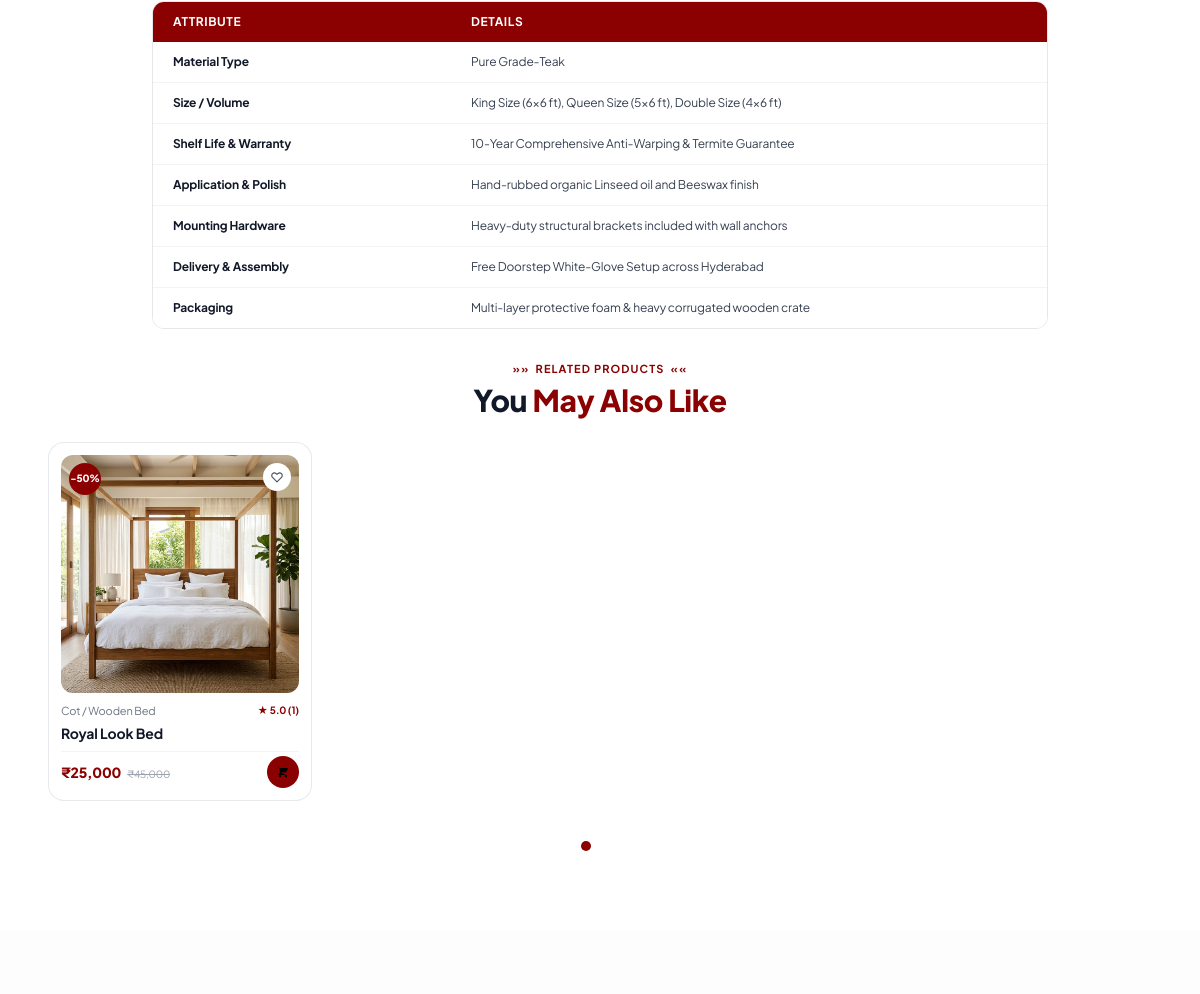
Page /product/24/ (signed in, middle part) on the earlier database version.
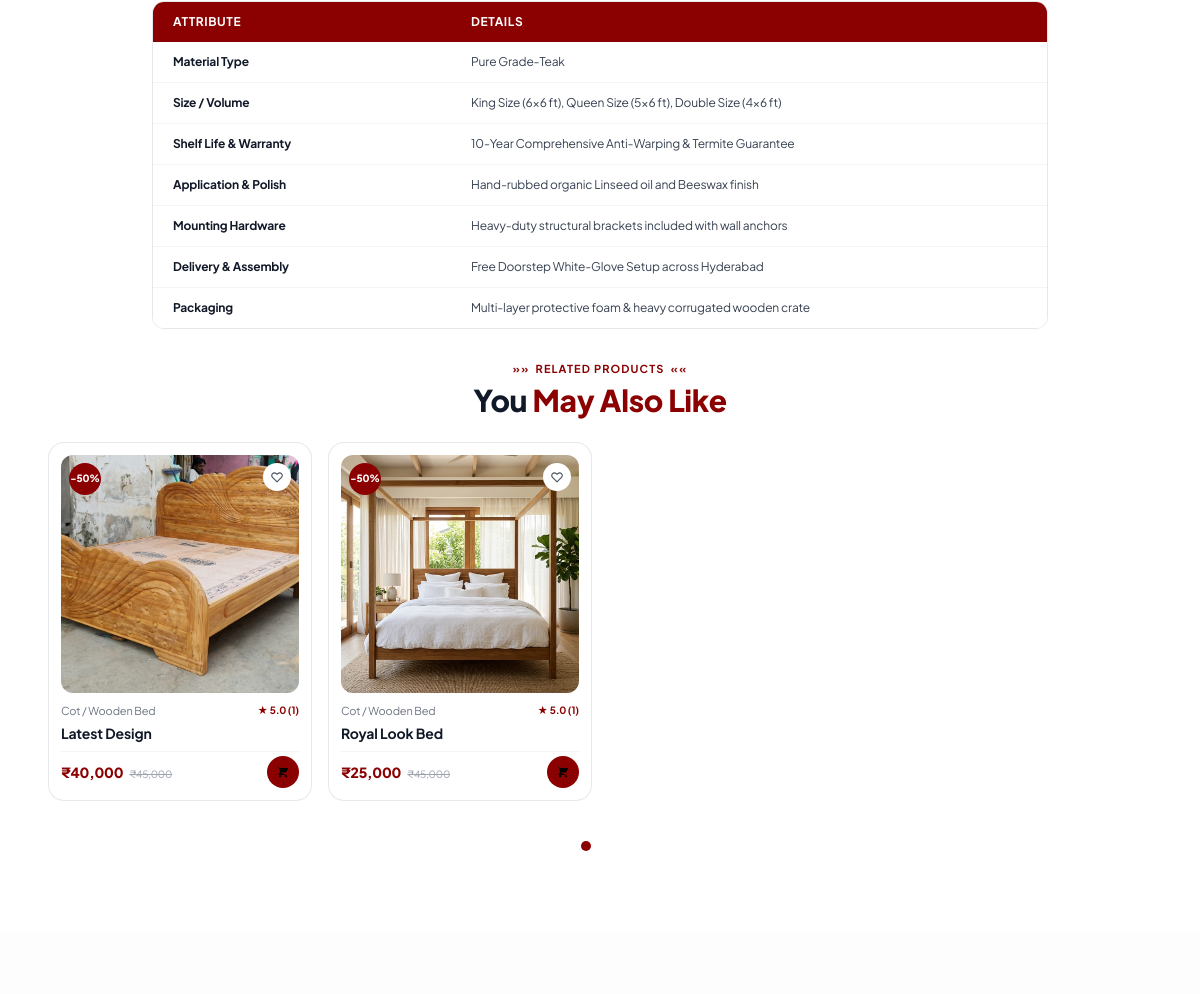
Same page on the later database version.
### apps/store/models.py (models this page shows, shortened)
class Product(models.Model):
    STYLE_CHOICES = [
        ('Classic', 'Classic'),
        ('Modern Minimalist', 'Modern Minimalist'),
        ('Rustic', 'Rustic'),
        ('Traditional', 'Traditional'),
    ]
    name = models.CharField(max_length=250)
    slug = models.SlugField(max_length=250, unique=True, blank=True)
    category = models.ForeignKey(Category, on_delete=models.CASCADE, related_name='products')
    price = models.DecimalField(max_digits=12, decimal_places=2)
    in_stock = models.BooleanField(default=True)
    rating = models.DecimalField(max_digits=3, decimal_places=1, default=5.0)
    review_count = models.PositiveIntegerField(default=1)
    material = models.CharField(max_length=250, default='Solid Teak Wood')
    style = models.CharField(max_length=50, choices=STYLE_CHOICES, default='Classic')
    dimensions = models.CharField(max_length=250, default='Standard')
    lead_time = models.CharField(max_length=120, default='5 - 7 Days Delivery')
    description = models.TextField(blank=True)
    finishes = models.JSONField(default=list, blank=True)
    size_variants = models.JSONField(default=list, blank=True)
    primary_image = models.CharField(max_length=500, default='')
    secondary_images = models.JSONField(default=list, blank=True)
    featured = models.BooleanField(default=False)
    new_arrival = models.BooleanField(default=False)
    created_at = models.DateTimeField(auto_now_add=True)
    class Meta:
        ordering = ['-featured', '-created_at']
    @property
    def all_images(self):
        images = []
        if self.primary_image and self.primary_image.strip():
            images.append(self.primary_image.strip())
        if self.secondary_images and isinstance(self.secondary_images, list):
            for img in self.secondary_images:
                if img and isinstance(img, str) and img.strip() and img.strip() not in images:
                    images.append(img.strip())
        return images or ['/static/images/card_bed.jpg']
    @property
    def formatted_price(self):
        val = int(self.price)
        s = str(val)
        if len(s) <= 3:
            return f"₹{s}"
        last3 = s[-3:]
        remaining = s[:-3]
        groups = []
        while len(remaining) > 2:
            groups.insert(0, remaining[-2:])
            remaining = remaining[:-2]
        if remaining:
            groups.insert(0, remaining)
        return f"₹{','.join(groups)},{last3}"

class Category(models.Model):
    name = models.CharField(max_length=120, unique=True)
    slug = models.SlugField(max_length=120, unique=True, blank=True)
    room_type = models.CharField(max_length=120, blank=True, default='')
    image = models.CharField(max_length=500, blank=True, default='')
    order = models.PositiveIntegerField(default=0)
    class Meta:
        verbose_name_plural = 'Categories'
        ordering = ['order', 'name']

### apps/store/views.py (the view)
# urls.py: path('product/<int:pk>/', views.product_detail_view, name='product_detail'),
def product_detail_view(request, pk):
    product = get_object_or_404(Product, pk=pk)
    related = list(Product.objects.filter(category=product.category).exclude(pk=product.pk)[:4])
    if len(related) < 4:
        others = list(Product.objects.exclude(pk=product.pk)[:8])
        for o in others:
            if o not in related and len(related) < 4:
                related.append(o)
    related_products = related[:4]
    reviews = product.reviews.all().order_by('-created_at')
    context = {
        'product': product,
        'related_products': related_products,
        'reviews': reviews,
        'page_title': 'Product Details',
    }
    return render(request, 'store/product_detail.html', context)

### templates/store/product_detail.html (shortened to what the changed rows need)
{% extends 'base.html' %}
{% load static %}
{% block content %}
<div class="min-h-screen bg-white text-gray-800 pb-20 w-full font-sans antialiased">
  <div class="w-full max-w-6xl mx-auto px-4 sm:px-6 lg:px-8 pt-6 sm:pt-10 space-y-12">
    <div class="pt-8 space-y-6">
      <div class="max-w-4xl mx-auto">
        <div id="tab-pane-additional" class="overflow-hidden rounded-xl border border-gray-200 shadow-2xs">
          <table class="w-full text-left text-xs border-collapse">
            <thead>
              <tr class="text-white" style="background-color: #8B0000 !important; color: #FFFFFF !important;">
                <th class="py-3 px-5 font-bold uppercase tracking-wider w-1/3 text-white">Attribute</th>
                <th class="py-3 px-5 font-bold uppercase tracking-wider w-2/3 text-white">Details</th>
              </tr>
            </thead>
          </table>
        </div>
      </div>
    </div>
    <div class="pt-8 space-y-6">
      <div class="text-center space-y-1">
        <h2 class="text-2xl sm:text-3xl font-black text-gray-900">
          You <span style="color: #8B0000 !important;">May Also Like</span>
        </h2>
      </div>
      <div class="grid grid-cols-2 md:grid-cols-4 gap-4 sm:gap-5">
        {% for rel in related_products %}
        <div onclick="window.location.href='{% url 'product_detail' pk=rel.pk %}';"
             class="bg-white rounded-2xl p-3 border border-gray-200/90 hover:border-gray-400 shadow-2xs hover:shadow-md transition-all cursor-pointer group flex flex-col justify-between relative">
          <div>
            <div class="relative aspect-square rounded-xl overflow-hidden bg-[#FBF7F4] mb-2.5">
              <div class="absolute top-2 left-2 z-10 pointer-events-none">
                <span class="w-8 h-8 rounded-full text-white font-black text-[10px] flex items-center justify-center shadow-xs"
                      style="background-color: #8B0000 !important; color: #FFFFFF !important;">
                </span>
              </div>
              <button type="button"
                      data-wishlist-id="{{ rel.id }}"
                      onclick="event.stopPropagation(); toggleWishlist({{ rel.id }});"
                      class="absolute top-2 right-2 z-10 w-7 h-7 rounded-full bg-white text-gray-600 hover:text-[#8B0000] shadow-xs flex items-center justify-center transition-colors active-tap cursor-pointer"
                      title="Save to Wishlist">
                <svg class="w-3.5 h-3.5 {% if rel.id in WISHLIST_IDS %}fill-[#8B0000] text-[#8B0000]{% else %}fill-none{% endif %}" fill="none" stroke="currentColor" stroke-width="2" viewBox="0 0 24 24">
                  <path stroke-linecap="round" stroke-linejoin="round" d="M4.318 6.318a4.5 4.5 0 000 6.364L12 20.364l7.682-7.682a4.5 4.5 0 00-6.364-6.364L12 7.636l-1.318-1.318a4.5 4.5 0 00-6.364 0z"/>
                </svg>
              </button>
              <img src="{{ rel.primary_image }}"
                   alt="{{ rel.name }}"
                   loading="lazy"
                   class="w-full h-full object-cover group-hover:scale-105 transition-transform duration-300" />
            </div>
            <div class="flex items-center justify-between text-[11px] text-gray-500 mb-1">
              <span class="truncate">{{ rel.category.name|default:"Skin Care" }}</span>
              <div class="flex items-center gap-0.5 font-bold text-[10px]" style="color: #8B0000 !important;">
                <span>★</span>
                <span>{{ rel.rating|default:"4.9" }} ({{ rel.review_count|default:"128" }})</span>
              </div>
            </div>
            <h4 class="font-bold text-xs sm:text-sm text-gray-900 line-clamp-1 group-hover:text-[#8B0000] transition-colors mb-2">
              {{ rel.name }}
            </h4>
          </div>
          <div class="flex items-center justify-between pt-1 border-t border-gray-100">
            <div class="flex items-baseline gap-1.5">
              <span class="font-black text-xs sm:text-sm" style="color: #8B0000 !important;">{{ rel.formatted_price }}</span>
              <span class="text-[10px] text-gray-400 line-through">₹45,000</span>
            </div>
            <button type="button"
                    onclick="event.stopPropagation(); quickAdd({{ rel.id }});"
                    class="w-8 h-8 rounded-full text-white flex items-center justify-center shadow-xs transition-transform active:scale-90 cursor-pointer"
                    style="background-color: #8B0000 !important; color: #FFFFFF !important;"
                    title="Add to Cart">
              <svg class="w-3.5 h-3.5 fill-none stroke-current" stroke-width="2.2" viewBox="0 0 24 24">
                <path stroke-linecap="round" stroke-linejoin="round" d="M3 3h2l.4 2M7 13h10l4-8H5.4M7 13L5.4 5M7 13l-2.293 2.293c-.63.63-.184 1.707.707 1.707H17m0 0a2 2 0 100 4 2 2 0 000-4zm-8 2a2 2 0 11-4 0 2 2 0 014 0z"/>
              </svg>
            </button>
          </div>
        </div>
        {% endfor %}
      </div>
    </div>
  </div>
</div>
{% endblock %}

Differences in the rows shown:
added Product: primary_image (picture), category.name "Cot / Wooden Bed", rating "5.0", review_count "1", name "Latest Design", formatted_price "₹40,000"
